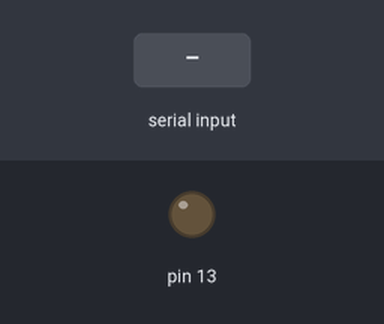
Recording of a sketch running on a simulated Arduino Mega 2560, built with avr-gcc and run on an emulated ATmega2560. Parts: output pins drawn as LEDs (lit = HIGH). The test bench sets the inputs (shaded band).

Above: at 1.2 s.
1.3 s: "a" received over the second serial link
At 2.1 s:
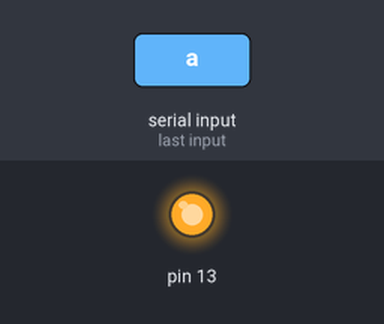
2.8 s: "b" received over the second serial link
At 3.2 s:
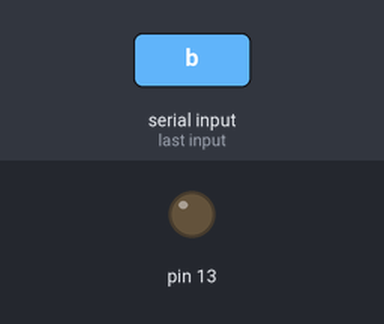
Timing chart, 0 to 5.8 s (numbered marks = the images above; inputs shaded):
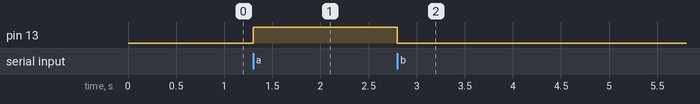

Measured:
- after the input at 1.3 s, pin 13: LOW → HIGH at once
- after the input at 2.8 s, pin 13: HIGH → LOW at once

The sketch:

bluetooth.ino
```cpp
/*
Arduino Turn LED On/Off using Serial Commands
Created April 22, 2015
Hammad Tariq, Incubator (Pakistan)

It's a simple sketch which waits for a character on serial
and in case of a desirable character, it turns an LED on/off.

Possible string values:
a (to turn the LED on)
b (tor turn the LED off)
*/

char junk;
String inputString="";

void setup()                    // run once, when the sketch starts
{
 Serial3.begin(9600);            // set the baud rate to 9600, same should be of your Serial Monitor
 pinMode(13, OUTPUT);
}

void loop()
{
  if(Serial3.available()){
  while(Serial3.available())
    {
      char inChar = (char)Serial3.read(); //read the input
      inputString += inChar;        //make a string of the characters coming on serial
    }
    Serial3.println(inputString);
    while (Serial3.available() > 0)
    { junk = Serial3.read() ; }      // clear the serial buffer
    if(inputString == "a"){         //in case of 'a' turn the LED on
      digitalWrite(13, HIGH);
    }else if(inputString == "b"){   //incase of 'b' turn the LED off
      digitalWrite(13, LOW);
    }
    inputString = "";
  }
}
```
